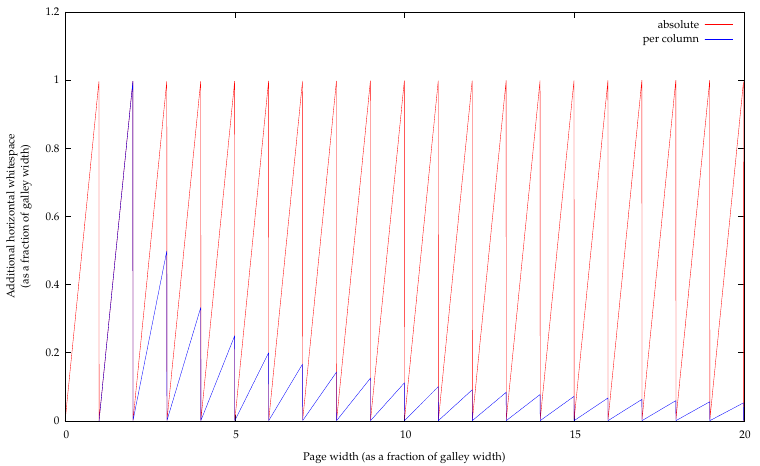

The gnuplot source for this figure:
# set term postscript enhanced color eps font "Palatino" size 5in, 2in
# set output "1col.ps"
set term pdf size 7.6in, 4.66in font "Palatino"
set output "1col.pdf"
set samples 5000
set xlabel "Page width (as a multiple of galley width)"
set ylabel "Additional horizontal whitespace\n(as a multiple of galley width)"
set yrange [0:1.2]

plot [0:20] x - floor(x) title "absolute", (x - floor(x)) / floor(x) title "per column" lc rgb "#0000FF"
